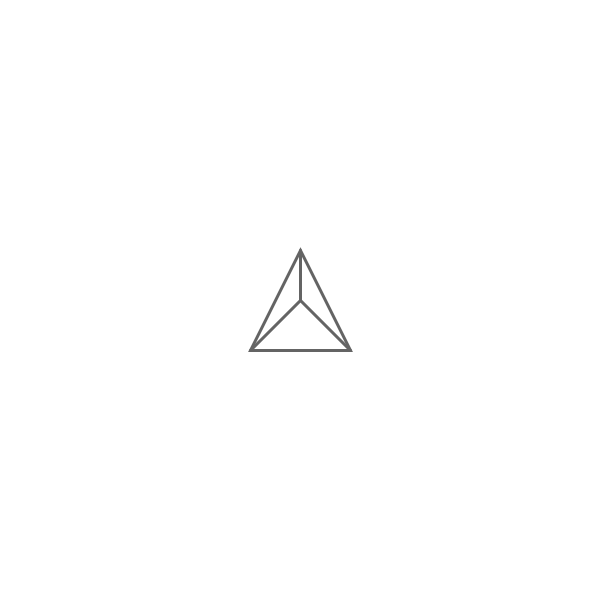
Frame 1 (no input)
Frame 60 (the mouse pressed at the canvas centre just before this capture): identical to frame 1, image omitted
Frame 120 (the mouse held since frame 60 and released just before this capture): identical to frame 1, image omitted

The Processing sketch that drew this single still picture (run headless with seeded random() and noise(); from frame 60 on, the mouse is pressed at the canvas centre):

// Processing sketch: processing_139840
// ── processing_139840.pde

Crit myCrit;

void setup() {
  size(600,600);
  
  myCrit = new Crit();
}

void draw() {
  background(255);
  myCrit.display();
  myCrit.move();
}

class Crit {
  int centerPTx = 300;
  int centerPTy = 300;
  int botleftx = 250;
  int botlefty = 350;
  int botrightx = 350;
  int botrighty = 350;
  int topx = 300;
  int topy = 250;
  int sc = 100;

  
  Crit () {
    //sc = color(100);

  }
  
void display() {
  strokeWeight(3);
  stroke(sc);
  triangle(botleftx,botlefty,botrightx,botrighty,topx,topy);
  line(botleftx,botlefty,centerPTx,centerPTy);
  line(centerPTx,centerPTy,topx,topy);
  line(centerPTx,centerPTy,botrightx,botrighty);
}

  
void move() {
  if (key=='w')     //move up
  {
    up();
  }
  if (key=='a')    //move left
  {
    left();
  }
  if (key=='s')    //move down
  {
    down();
  }
  if (key=='d')    //move right
  {
    right();
  }
}
 
void up(){    //move up
  centerPTy--;
  botlefty--;
  botrighty--;
  topy--;
}
 
void left(){    //move left
  centerPTx--;
  botleftx--;
  botrightx--;
  topx--;
}
 
void down() {    //move down
  centerPTy++;
  botlefty++;
  botrighty++;
  topy++;
}

void right() {    // move right
  centerPTx++;
  botleftx++;
  botrightx++;
  topx++;
} 


/* 
void frame () {    //create white frame to hide instructions when saved
  fill(255);
  noStroke();
  rect(0,575,1000,575);
  rect(0,0,1000,25);
  rect(0,0,25,600);
  rect(975,0,1000,600);
}
 
void instructions () {    //create uniform boarder & display instructions
  fill(200,200,200,100);
  noStroke();
  rect(0,575,1000,575);
  rect(0,0,1000,25);
  rect(0,0,25,600);
  rect(975,0,1000,600);
  textFont(f);
  fill(100);
  textAlign(CENTER);
  text("Use Mouse to draw  |  l = faded layer  |  r = reset canvas  |  s = save image",width/2, 590);
 
}
*/
}
